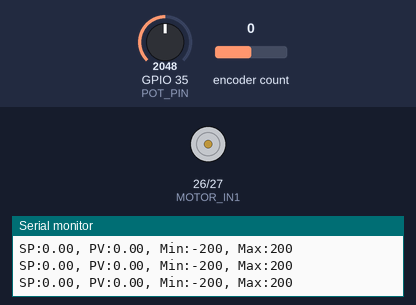
A sketch run on a simulated ESP32. On the bench: motor-driver pin pairs drawn as motors (green arrow = first pin HIGH = forward, orange = second pin HIGH = backward, longer = more drive, scaled by the enable pin), the last lines printed to the serial monitor. The test bench sets the inputs (shaded band); at power-on: GPIO 35 (POT_PIN) = 2048, encoder count 0.

Above: at 1.2 s.
1.3 s: GPIO 35 (POT_PIN) set to 2086
At 2.0 s:
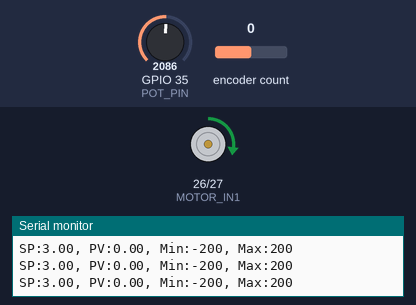
4.3 s: GPIO 35 (POT_PIN) set to 2866
At 5.1 s:
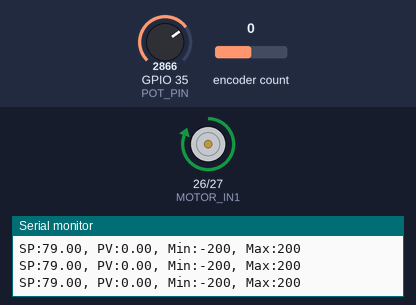
7.3 s: GPIO 35 (POT_PIN) set to 1228
At 10.2 s:
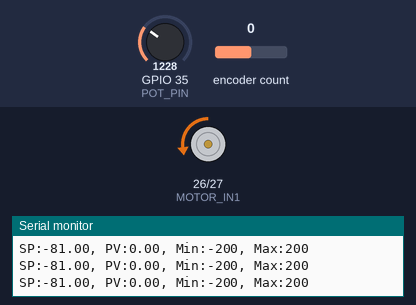
10.3 s: encoder count set to 1
Timing chart, 0 to 13.3 s (numbered marks = the images above; inputs shaded):
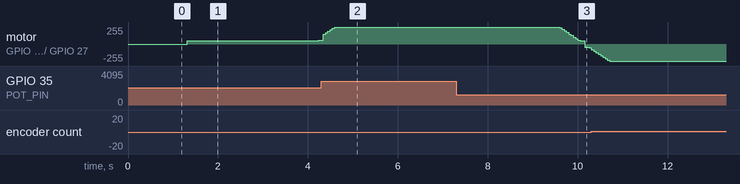

Measured:
- the behaviour switches between 2057 and 2058 on GPIO 35 (POT_PIN) (found by bisection; images 0 and 1)
- after the input at 1.3 s, motor on GPIO 26 (MOTOR_IN1) / GPIO 27 (MOTOR_IN2): stopped → forward 50/255 at once, → forward 54/255 2.8 s later
- after the input at 7.3 s, motor on GPIO 26 (MOTOR_IN1) / GPIO 27 (MOTOR_IN2): moves from forward 255/255 to backward 56/255 over 0.66 s, starting after 2.3 s

The sketch:

pid.ino
```cpp
#include <ESP32Encoder.h>

// Pines del ESP32
#define POT_PIN 35   // Entrada analógica del potenciómetro
#define ENCODER_A 4  // Señal A del encoder
#define ENCODER_B 15 // Señal B del encoder
#define MOTOR_IN1 26 // Control IN1 del L298N
#define MOTOR_IN2 27  // Control IN2 del L298N
#define MOTOR_PWM 19 // PWM (ENA) del L298N

// Variables del encoder
ESP32Encoder encoder;
double rpm = 0;
unsigned long lastTime = 0;

// PID Variables
double setpoint, input, output;
double Kp = 1.2, Ki = 2.85, Kd = 0.001;
double CV_Anterior = 0, error1 = 0, error2 = 0;
double Ts = 0.1; // Tiempo de muestreo en segundos

const int dead_zone = 50; // 🔹 Zona muerta (mínima potencia para mover el motor)

void setup() {
    Serial.begin(115200);

    // Configuración del encoder
    ESP32Encoder::useInternalWeakPullResistors = puType::up;
    encoder.attachFullQuad(ENCODER_A, ENCODER_B);
    encoder.clearCount();

    // Configuración de pines del motor
    pinMode(MOTOR_IN1, OUTPUT);
    pinMode(MOTOR_IN2, OUTPUT);

    // Configuración PWM en ESP32
    ledcAttach(MOTOR_PWM, 1000, 8);

    // Estado inicial
    digitalWrite(MOTOR_IN1, LOW);
    digitalWrite(MOTOR_IN2, LOW);
    ledcWrite(MOTOR_PWM, 0);
}

void loop() {
    // Leer el potenciómetro y escalarlo a un rango de -100 a 100 RPM
    int potValue = analogRead(POT_PIN);
    setpoint = map(potValue, 0, 4095, -200, 200);

    // Calcular RPM a partir del encoder
    unsigned long currentTime = millis();
    if (currentTime - lastTime >= 100) {  // Cada 100 ms
        long count = encoder.getCount();
        rpm = (count / 360.0) * 60.0 / 0.1;  // 360 pulsos por revolución
        encoder.clearCount();
        lastTime = currentTime;
    }

    // Ejecutar control PID
    pidControl();

    // Mostrar datos en Serial Plotter
    imprimirDatos();

    delay(50);
}

void pidControl() {
    double error = setpoint - rpm;
    output = CV_Anterior + (Kp + Kd / Ts) * error + (-Kp + Ki * Ts - 2 * Kd / Ts) * error1 + (Kd / Ts) * error2;

    // Actualizar errores previos
    CV_Anterior = output;
    error2 = error1;
    error1 = error;

    // Compensación de zona muerta
    if (abs(output) > 0 && abs(output) < dead_zone) {
        output = (output > 0) ? dead_zone : -dead_zone;
    }

    // Saturar la señal PWM
    output = constrain(output, -255, 255);

    // Control del motor en ambos sentidos
    if (setpoint == 0) {
        digitalWrite(MOTOR_IN1, LOW);
        digitalWrite(MOTOR_IN2, LOW);
        ledcWrite(MOTOR_PWM, 0);

    } else if (output > 0) {

        digitalWrite(MOTOR_IN1, HIGH);
        digitalWrite(MOTOR_IN2, LOW);
        ledcWrite(MOTOR_PWM, abs(output));

    } else {

        digitalWrite(MOTOR_IN1, LOW);
        digitalWrite(MOTOR_IN2, HIGH);
        ledcWrite(MOTOR_PWM, abs(output));
    }
}

void imprimirDatos() {
    Serial.print("SP:"); Serial.print(setpoint);  // Setpoint (Referencia)
    Serial.print(", PV:"); Serial.print(rpm);    // PV (Variable de Proceso)
    Serial.print(", Min:"); Serial.print(-200);  // Valor mínimo para gráfica
    Serial.print(", Max:"); Serial.print(200);   // Valor máximo para gráfica
    Serial.println();  // Salto de línea para el Serial Plotter
}
```
